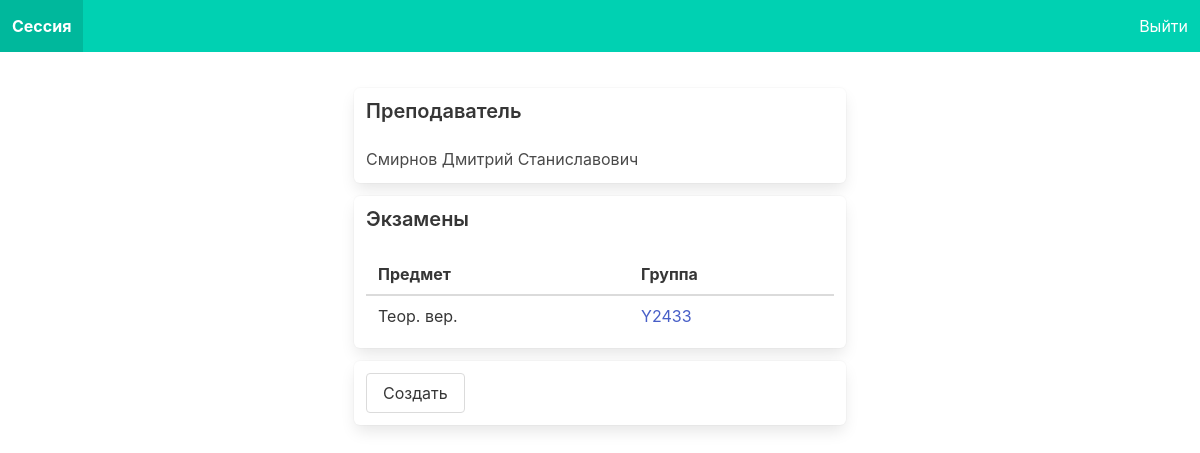
Page /teacher/ (signed in) on the committed database.
### final_project/models.py (models this page shows, shortened)
class User(AbstractUser):
    middle_name = models.CharField(max_length=150, blank=True)
    is_student = models.BooleanField(default=False)
    is_teacher = models.BooleanField(default=False)
    group = models.ForeignKey(Group, on_delete=models.CASCADE, default=None, blank=True, null=True)

class Exam(models.Model):
    datetime = models.DateTimeField()
    classroom = models.CharField(max_length=10)
    subject = models.ForeignKey(Subject, on_delete=models.CASCADE)
    group = models.ForeignKey(Group, on_delete=models.CASCADE)

class Subject(models.Model):
    name = models.CharField(max_length=45)
    code = models.CharField(max_length=10)

class Group(models.Model):
    name = models.CharField(max_length=10)
    course = models.IntegerField()

### final_project/views.py (the view)
# urls.py: path('teacher/', views.teacher_main_page),
@login_required
def teacher_main_page(request):
    relations = GroupSubjectTeacher.objects.filter(teacher=request.user)
    exams = []
    for relation in relations:
        try:
            exams.append(Exam.objects.get(group=relation.group, subject=relation.subject))
        except Exam.DoesNotExist:
            exams
    return render(request, 'teacher_main.html', {'exams': exams})

### templates/teacher_main.html
{% extends 'layout.html' %}
{% block body %}
    <div class="columns is-centered" style="margin-bottom: 25px;">
        <div class="column is-half box">
            <h2 class="title is-5">Преподаватель</h2>
            <p>{{ user.last_name }} {{ user.first_name }} {{ user.middle_name }}</p>
        </div>
    </div>
    <div class="columns is-centered" style="margin-bottom: 25px;">
        <div class="column is-half box">
            <h2 class="title is-5">Экзамены</h2>
            <table class="table is-fullwidth is-striped">
                <thead>
                    <th>Предмет</th>
                    <th>Группа</th>
                </thead>
                <tbody>
                    {% for exam in exams %}
                        <tr>
                            <td>{{ exam.subject.name }}</td>
                            <td><a href="/exams/{{ exam.id }}">{{ exam.group.name }}</a></td>
                        </tr>
                    {% endfor %}
                </tbody>
            </table>
        </div>
    </div>
    <div class="columns is-centered" style="margin-bottom: 25px;">
        <div class="column is-half box">
            <a href="/exams/" class="button">Создать</a>
        </div>
    </div>
{% endblock %}

### rows in the picture
User: last_name "Смирнов", first_name "Дмитрий", middle_name "Станиславович"
Exam: subject.name "Теор. вер.", group.name "Y2433"
